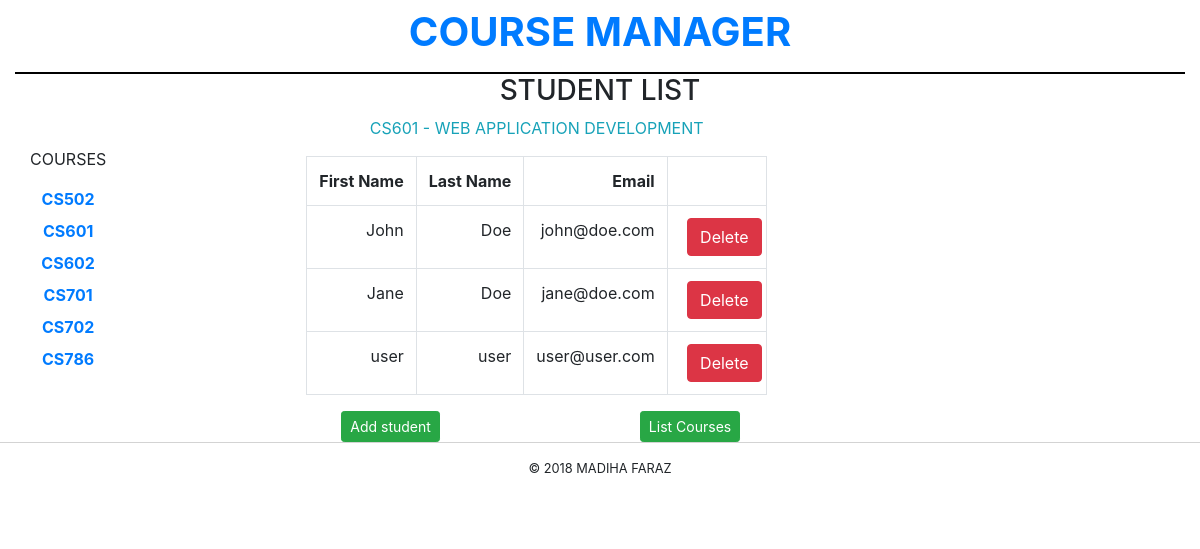
The app's page /?course_id=cs601 with its own data.
### tables this page shows
CREATE TABLE `sk_courses` (
  `courseID` varchar(12) NOT NULL,
  `courseName` varchar(255) NOT NULL
);

CREATE TABLE `sk_students` (
  `studentID` int(11) NOT NULL,
  `courseID` varchar(12) NOT NULL,
  `firstName` varchar(255) NOT NULL,
  `lastName` varchar(255) NOT NULL,
  `email` varchar(255) NOT NULL
);

### models/coursedb.php (called while the page is built, shortened)
<?php
function get_courses() {
    global $db;
    $query = 'SELECT * FROM sk_courses
              ORDER BY courseID ASC';
    $statement = $db->prepare($query);
    $statement->execute();
    return $statement;
}
function get_course_name($course_id) {
    global $db;
    $query = 'SELECT * FROM sk_courses
              WHERE courseID = :course_id';
    $statement = $db->prepare($query);
    $statement->bindValue(':course_id', $course_id);
    $statement->execute();
    $course = $statement->fetch();
    $course_name = $course['courseName'];
    return $course_name;
}
?>

### models/studentdb.php (called while the page is built, shortened)
<?php
function get_students_by_course($course_id) {
    global $db;
    $query = 'SELECT * FROM sk_students WHERE courseID = :course_id ORDER BY studentID';
    $statement = $db->prepare($query);
    $statement->bindValue(":course_id", $course_id);
    $statement->execute();
    $students = $statement->fetchAll();
    return $students;
}
?>

### students/student_list.php (the view, shortened to what this page needs)
<?php
include(ROOT_PATH . "includes/header.php");?>
<main class="container center">
    <h3>STUDENT LIST</h3>
<div class="row center">
    <aside class=".col-md-6 left">
        <p>COURSES</p>
        <nav>
        <ul class="list-unstyled">
        <?php foreach ($courses as $course) : ?>
            <li>
            <a href="?course_id=<?php echo $course['courseID']; ?>">
                <?php echo strtoupper($course['courseID']); ?>
            </a>
            </li>
        <?php endforeach; ?>
        </ul>
        </nav>
    </aside>
    <section class=".col-md-6 right">
        <p class="left text-info"><?php echo strtoupper($course_id). " - ". strtoupper($course_name); ?></p>
        <table class="table table-bordered">
            <tr>
                <th>First Name</th>
                <th>Last Name</th>
                <th>Email</th>
                <th>&nbsp;</th>
            </tr>
            <?php foreach ($students as $student) : ?>
            <tr>
                <td><?php echo $student['firstName']; ?></td>
                <td><?php echo $student['lastName']; ?></td>
                <td class="right"><?php echo $student['email']; ?></td>
                <td><form action="." method="post">
                    <input type="submit" class="btn btn-danger btn-xs" value="Delete">
                </form></td>
            </tr>
            <?php endforeach; ?>
        </table>
        <div class="row button-padding" >
            <a href="?action=add_student_form" class="btn btn-success btn-sm left">Add student</a><br>
            <a href="courses/course_list.php" class="btn btn-success btn-sm right">List Courses</a>
<br><p>
        </div>
    </section>
    </div>
</main>
<?php include(ROOT_PATH . "includes/footer.php"); ?>

### includes/main.css (style rules this page uses)
.right { margin-left:200px; align-items: center; }
.center { align-items: center; text-align: center; }
.container { align-items: center; text-align: center; }
section p { text-align: center; }
.button-padding { padding-left:50px; }
ul { list-style-type: none; margin: 0; padding-left: 0; padding-bottom: 1em; }
li { padding-bottom: 0.5em; }
a { color: black; font-weight: bold; }
.right { text-align: right; }
form { width:80%; margin: auto; }
table { height:60%; }

### records on screen
sk_courses: courseID "CS502"
sk_courses: courseID "CS601", courseName "WEB APPLICATION DEVELOPMENT"
sk_courses: courseID "CS602"
sk_courses: courseID "CS701"
sk_courses: courseID "CS702"
sk_courses: courseID "CS786"
sk_students: firstName "John", lastName "Doe", email "john@doe.com"
sk_students: firstName "Jane", lastName "Doe", email "jane@doe.com"
sk_students: firstName "user", lastName "user", email "user@user.com"

### other values on screen
$course_id "CS601"
